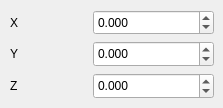
      <widget class="QWidget" name="tab_rshift_2">
       <attribute name="title">
        <string>L_Shift</string>
       </attribute>
       <widget class="QDoubleSpinBox" name="L_Shift_Z">
        <property name="geometry">
         <rect>
          <x>93</x>
          <y>73</y>
          <width>121</width>
          <height>26</height>
         </rect>
        </property>
        <property name="decimals">
         <number>3</number>
        </property>
        <property name="minimum">
         <double>-10.000000000000000</double>
        </property>
        <property name="maximum">
         <double>10.000000000000000</double>
        </property>
        <property name="singleStep">
         <double>0.010000000000000</double>
        </property>
       </widget>
       <widget class="QDoubleSpinBox" name="L_Shift_X">
        <property name="geometry">
         <rect>
          <x>93</x>
          <y>10</y>
          <width>121</width>
          <height>25</height>
         </rect>
        </property>
        <property name="decimals">
         <number>3</number>
        </property>
        <property name="minimum">
         <double>-10.000000000000000</double>
        </property>
        <property name="maximum">
         <double>10.000000000000000</double>
        </property>
        <property name="singleStep">
         <double>0.010000000000000</double>
        </property>
       </widget>
       <widget class="QDoubleSpinBox" name="L_Shift_Y">
        <property name="geometry">
         <rect>
          <x>93</x>
          <y>41</y>
          <width>121</width>
          <height>26</height>
         </rect>
        </property>
        <property name="decimals">
         <number>3</number>
        </property>
        <property name="minimum">
         <double>-10.000000000000000</double>
        </property>
        <property name="maximum">
         <double>10.000000000000000</double>
        </property>
        <property name="singleStep">
         <double>0.010000000000000</double>
        </property>
       </widget>
       <widget class="QLabel" name="label_322">
        <property name="geometry">
         <rect>
          <x>10</x>
          <y>41</y>
          <width>46</width>
          <height>26</height>
         </rect>
        </property>
        <property name="text">
         <string>Y</string>
        </property>
       </widget>
       <widget class="QLabel" name="label_332">
        <property name="geometry">
         <rect>
          <x>10</x>
          <y>73</y>
          <width>36</width>
          <height>26</height>
         </rect>
        </property>
        <property name="text">
         <string>Z</string>
        </property>
       </widget>
       <widget class="QLabel" name="label_328">
        <property name="geometry">
         <rect>
          <x>10</x>
          <y>10</y>
          <width>55</width>
          <height>25</height>
         </rect>
        </property>
        <property name="text">
         <string>X</string>
        </property>
       </widget>
      </widget>
